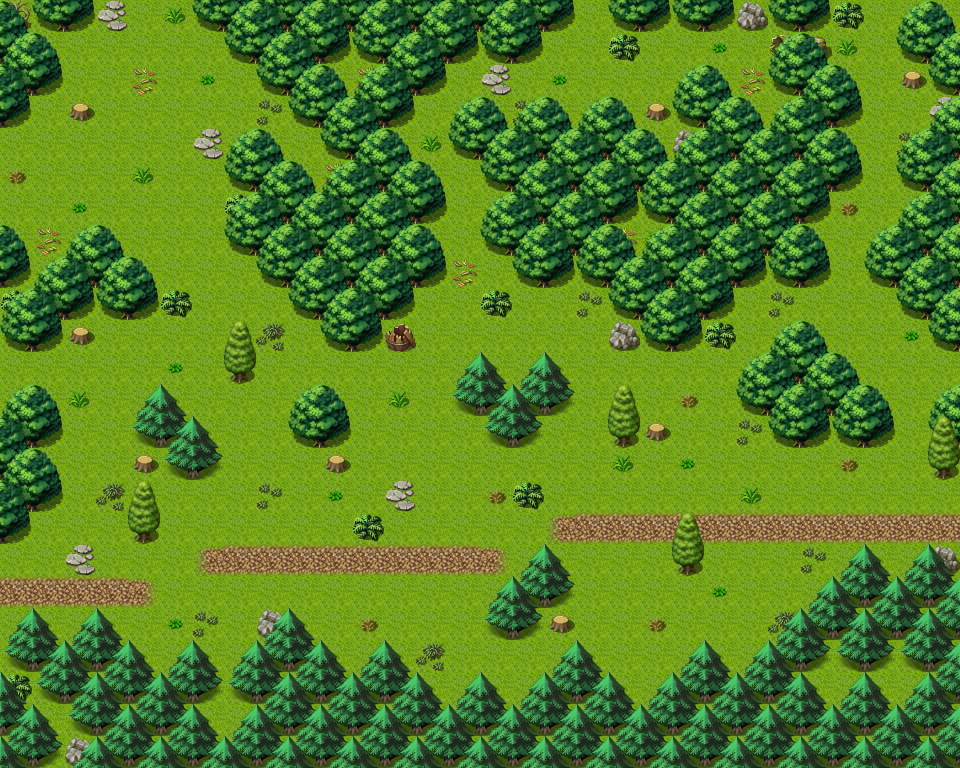

Rendered tile map (Tiled .tmx) drawn with the repository's tilesets; below, a short description and the map source with its tile grids summarised:
An orthogonal 30x24 tile map with 32x32 px tiles, 3 tile layers (Ground, Objects, Above), 1 hidden layer not drawn, 60 tilesets and 17 objects (9x mapchange, 7x spawn, script).

<map version="1.0" tiledversion="1.0.2" orientation="orthogonal" renderorder="right-down" width="30" height="24" tilewidth="32" tileheight="32" nextobjectid="18">
 <properties>
  <property name="outdoors" value="1" />
 </properties>
 <tileset firstgid="1" name="map_bed_1" tilewidth="32" tileheight="32" tilecount="128" columns="16">
  <image source="../drawable/map_bed_1.png" width="512" height="256" />
 </tileset>
 <tileset firstgid="129" name="map_border_1" tilewidth="32" tileheight="32" tilecount="128" columns="16">
  <image source="../drawable/map_border_1.png" width="512" height="256" />
 </tileset>
 <tileset firstgid="257" name="map_bridge_1" tilewidth="32" tileheight="32" tilecount="128" columns="16">
  <image source="../drawable/map_bridge_1.png" width="512" height="256" />
 </tileset>
 <tileset firstgid="385" name="map_bridge_2" tilewidth="32" tileheight="32" tilecount="128" columns="16">
  <image source="../drawable/map_bridge_2.png" width="512" height="256" />
 </tileset>
 <tileset firstgid="513" name="map_broken_1" tilewidth="32" tileheight="32" tilecount="128" columns="16">
  <image source="../drawable/map_broken_1.png" width="512" height="256" />
 </tileset>
 <tileset firstgid="641" name="map_cavewall_1" tilewidth="32" tileheight="32" tilecount="108" columns="18">
  <image source="../drawable/map_cavewall_1.png" width="576" height="192" />
 </tileset>
 <tileset firstgid="749" name="map_cavewall_2" tilewidth="32" tileheight="32" tilecount="108" columns="18">
  <image source="../drawable/map_cavewall_2.png" width="576" height="192" />
 </tileset>
 <tileset firstgid="857" name="map_cavewall_3" tilewidth="32" tileheight="32" tilecount="108" columns="18">
  <image source="../drawable/map_cavewall_3.png" width="576" height="192" />
 </tileset>
 <tileset firstgid="965" name="map_cavewall_4" tilewidth="32" tileheight="32" tilecount="108" columns="18">
  <image source="../drawable/map_cavewall_4.png" width="576" height="192" />
 </tileset>
 <tileset firstgid="1073" name="map_chair_table_1" tilewidth="32" tileheight="32" tilecount="128" columns="16">
  <image source="../drawable/map_chair_table_1.png" width="512" height="256" />
 </tileset>
 <tileset firstgid="1201" name="map_chair_table_2" tilewidth="32" tileheight="32" tilecount="128" columns="16">
  <image source="../drawable/map_chair_table_2.png" width="512" height="256" />
 </tileset>
 <tileset firstgid="1329" name="map_crate_1" tilewidth="32" tileheight="32" tilecount="128" columns="16">
  <image source="../drawable/map_crate_1.png" width="512" height="256" />
 </tileset>
 <tileset firstgid="1457" name="map_cupboard_1" tilewidth="32" tileheight="32" tilecount="128" columns="16">
  <image source="../drawable/map_cupboard_1.png" width="512" height="256" />
 </tileset>
 <tileset firstgid="1585" name="map_curtain_1" tilewidth="32" tileheight="32" tilecount="128" columns="16">
  <image source="../drawable/map_curtain_1.png" width="512" height="256" />
 </tileset>
 <tileset firstgid="1713" name="map_entrance_1" tilewidth="32" tileheight="32" tilecount="128" columns="16">
  <image source="../drawable/map_entrance_1.png" width="512" height="256" />
 </tileset>
 <tileset firstgid="1841" name="map_entrance_2" tilewidth="32" tileheight="32" tilecount="128" columns="16">
  <image source="../drawable/map_entrance_2.png" width="512" height="256" />
 </tileset>
 <tileset firstgid="1969" name="map_fence_1" tilewidth="32" tileheight="32" tilecount="128" columns="16">
  <image source="../drawable/map_fence_1.png" width="512" height="256" />
 </tileset>
 <tileset firstgid="2097" name="map_fence_2" tilewidth="32" tileheight="32" tilecount="128" columns="16">
  <image source="../drawable/map_fence_2.png" width="512" height="256" />
 </tileset>
 <tileset firstgid="2225" name="map_fence_3" tilewidth="32" tileheight="32" tilecount="128" columns="16">
  <image source="../drawable/map_fence_3.png" width="512" height="256" />
 </tileset>
 <tileset firstgid="2353" name="map_fence_4" tilewidth="32" tileheight="32" tilecount="128" columns="16">
  <image source="../drawable/map_fence_4.png" width="512" height="256" />
 </tileset>
 <tileset firstgid="2481" name="map_ground_1" tilewidth="32" tileheight="32" tilecount="128" columns="16">
  <image source="../drawable/map_ground_1.png" width="512" height="256" />
 </tileset>
 <tileset firstgid="2609" name="map_ground_2" tilewidth="32" tileheight="32" tilecount="128" columns="16">
  <image source="../drawable/map_ground_2.png" width="512" height="256" />
 </tileset>
 <tileset firstgid="2737" name="map_ground_3" tilewidth="32" tileheight="32" tilecount="128" columns="16">
  <image source="../drawable/map_ground_3.png" width="512" height="256" />
 </tileset>
 <tileset firstgid="2865" name="map_ground_4" tilewidth="32" tileheight="32" tilecount="128" columns="16">
  <image source="../drawable/map_ground_4.png" width="512" height="256" />
 </tileset>
 <tileset firstgid="2993" name="map_ground_5" tilewidth="32" tileheight="32" tilecount="128" columns="16">
  <image source="../drawable/map_ground_5.png" width="512" height="256" />
 </tileset>
 <tileset firstgid="3121" name="map_ground_6" tilewidth="32" tileheight="32" tilecount="128" columns="16">
  <image source="../drawable/map_ground_6.png" width="512" height="256" />
 </tileset>
 <tileset firstgid="3249" name="map_ground_7" tilewidth="32" tileheight="32" tilecount="128" columns="16">
  <image source="../drawable/map_ground_7.png" width="512" height="256" />
 </tileset>
 <tileset firstgid="3377" name="map_ground_8" tilewidth="32" tileheight="32" tilecount="128" columns="16">
  <image source="../drawable/map_ground_8.png" width="512" height="256" />
 </tileset>
 <tileset firstgid="3505" name="map_house_1" tilewidth="32" tileheight="32" tilecount="128" columns="16">
  <image source="../drawable/map_house_1.png" width="512" height="256" />
 </tileset>
 <tileset firstgid="3633" name="map_house_2" tilewidth="32" tileheight="32" tilecount="128" columns="16">
  <image source="../drawable/map_house_2.png" width="512" height="256" />
 </tileset>
 <tileset firstgid="3761" name="map_indoor_1" tilewidth="32" tileheight="32" tilecount="128" columns="16">
  <image source="../drawable/map_indoor_1.png" width="512" height="256" />
 </tileset>
 <tileset firstgid="3889" name="map_indoor_2" tilewidth="32" tileheight="32" tilecount="128" columns="16">
  <image source="../drawable/map_indoor_2.png" width="512" height="256" />
 </tileset>
 <tileset firstgid="4017" name="map_kitchen_1" tilewidth="32" tileheight="32" tilecount="128" columns="16">
  <image source="../drawable/map_kitchen_1.png" width="512" height="256" />
 </tileset>
 <tileset firstgid="4145" name="map_outdoor_1" tilewidth="32" tileheight="32" tilecount="128" columns="16">
  <image source="../drawable/map_outdoor_1.png" width="512" height="256" />
 </tileset>
 <tileset firstgid="4273" name="map_pillar_1" tilewidth="32" tileheight="32" tilecount="128" columns="16">
  <image source="../drawable/map_pillar_1.png" width="512" height="256" />
 </tileset>
 <tileset firstgid="4401" name="map_pillar_2" tilewidth="32" tileheight="32" tilecount="128" columns="16">
  <image source="../drawable/map_pillar_2.png" width="512" height="256" />
 </tileset>
 <tileset firstgid="4529" name="map_plant_1" tilewidth="32" tileheight="32" tilecount="128" columns="16">
  <image source="../drawable/map_plant_1.png" width="512" height="256" />
 </tileset>
 <tileset firstgid="4657" name="map_plant_2" tilewidth="32" tileheight="32" tilecount="128" columns="16">
  <image source="../drawable/map_plant_2.png" width="512" height="256" />
 </tileset>
 <tileset firstgid="4785" name="map_rock_1" tilewidth="32" tileheight="32" tilecount="128" columns="16">
  <image source="../drawable/map_rock_1.png" width="512" height="256" />
 </tileset>
 <tileset firstgid="4913" name="map_rock_2" tilewidth="32" tileheight="32" tilecount="128" columns="16">
  <image source="../drawable/map_rock_2.png" width="512" height="256" />
 </tileset>
 <tileset firstgid="5041" name="map_roof_1" tilewidth="32" tileheight="32" tilecount="128" columns="16">
  <image source="../drawable/map_roof_1.png" width="512" height="256" />
 </tileset>
 <tileset firstgid="5169" name="map_roof_2" tilewidth="32" tileheight="32" tilecount="128" columns="16">
  <image source="../drawable/map_roof_2.png" width="512" height="256" />
 </tileset>
 <tileset firstgid="5297" name="map_roof_3" tilewidth="32" tileheight="32" tilecount="128" columns="16">
  <image source="../drawable/map_roof_3.png" width="512" height="256" />
 </tileset>
 <tileset firstgid="5425" name="map_shop_1" tilewidth="32" tileheight="32" tilecount="128" columns="16">
  <image source="../drawable/map_shop_1.png" width="512" height="256" />
 </tileset>
 <tileset firstgid="5553" name="map_sign_ladder_1" tilewidth="32" tileheight="32" tilecount="128" columns="16">
  <image source="../drawable/map_sign_ladder_1.png" width="512" height="256" />
 </tileset>
 <tileset firstgid="5681" name="map_table_1" tilewidth="32" tileheight="32" tilecount="128" columns="16">
  <image source="../drawable/map_table_1.png" width="512" height="256" />
 </tileset>
 <tileset firstgid="5809" name="map_trail_1" tilewidth="32" tileheight="32" tilecount="128" columns="16">
  <image source="../drawable/map_trail_1.png" width="512" height="256" />
 </tileset>
 <tileset firstgid="5937" name="map_transition_1" tilewidth="32" tileheight="32" tilecount="128" columns="16">
  <image source="../drawable/map_transition_1.png" width="512" height="256" />
 </tileset>
 <tileset firstgid="6065" name="map_transition_2" tilewidth="32" tileheight="32" tilecount="128" columns="16">
  <image source="../drawable/map_transition_2.png" width="512" height="256" />
 </tileset>
 <tileset firstgid="6193" name="map_transition_3" tilewidth="32" tileheight="32" tilecount="128" columns="16">
  <image source="../drawable/map_transition_3.png" width="512" height="256" />
 </tileset>
 <tileset firstgid="6321" name="map_transition_4" tilewidth="32" tileheight="32" tilecount="128" columns="16">
  <image source="../drawable/map_transition_4.png" width="512" height="256" />
 </tileset>
 <tileset firstgid="6449" name="map_transition_5" tilewidth="32" tileheight="32" tilecount="128" columns="16">
  <image source="../drawable/map_transition_5.png" width="512" height="256" />
 </tileset>
 <tileset firstgid="6577" name="map_tree_1" tilewidth="32" tileheight="32" tilecount="128" columns="16">
  <image source="../drawable/map_tree_1.png" width="512" height="256" />
 </tileset>
 <tileset firstgid="6705" name="map_tree_2" tilewidth="32" tileheight="32" tilecount="128" columns="16">
  <image source="../drawable/map_tree_2.png" width="512" height="256" />
 </tileset>
 <tileset firstgid="6833" name="map_wall_1" tilewidth="32" tileheight="32" tilecount="128" columns="16">
  <image source="../drawable/map_wall_1.png" width="512" height="256" />
 </tileset>
 <tileset firstgid="6961" name="map_wall_2" tilewidth="32" tileheight="32" tilecount="120" columns="15">
  <image source="../drawable/map_wall_2.png" width="480" height="256" />
 </tileset>
 <tileset firstgid="7081" name="map_wall_3" tilewidth="32" tileheight="32" tilecount="120" columns="15">
  <image source="../drawable/map_wall_3.png" width="480" height="256" />
 </tileset>
 <tileset firstgid="7201" name="map_wall_4" tilewidth="32" tileheight="32" tilecount="120" columns="15">
  <image source="../drawable/map_wall_4.png" width="480" height="256" />
 </tileset>
 <tileset firstgid="7321" name="map_window_1" tilewidth="32" tileheight="32" tilecount="128" columns="16">
  <image source="../drawable/map_window_1.png" width="512" height="256" />
 </tileset>
 <tileset firstgid="7449" name="map_window_2" tilewidth="32" tileheight="32" tilecount="128" columns="16">
  <image source="../drawable/map_window_2.png" width="512" height="256" />
 </tileset>
 <layer name="Ground" width="30" height="24">
  <data>[720 cells, 720 non-empty, 3 distinct tile ids]</data>
 </layer>
 <layer name="Objects" width="30" height="24">
  <data>[720 cells, 299 non-empty, 24 distinct tile ids]</data>
 </layer>
 <layer name="Above" width="30" height="24">
  <data>[720 cells, 111 non-empty, 5 distinct tile ids]</data>
 </layer>
 <layer name="Walkable" width="30" height="24" visible="0">
  <data>[720 cells, 325 non-empty, 1 distinct tile ids]</data>
 </layer>
 <objectgroup name="Mapevents" visible="0">
  <object id="1" name="west" type="mapchange" x="2" y="548" width="32" height="96">
   <properties>
    <property name="map" value="wild6" />
    <property name="place" value="east" />
   </properties>
  </object>
  <object id="2" name="east" type="mapchange" x="928" y="480" width="32" height="64">
   <properties>
    <property name="map" value="wild10" />
    <property name="place" value="west" />
   </properties>
  </object>
  <object id="3" name="north3" type="mapchange" x="864" y="0" width="64" height="32">
   <properties>
    <property name="map" value="fallhaven_sw" />
    <property name="place" value="south2" />
   </properties>
  </object>
  <object id="4" name="west2" type="mapchange" x="0" y="352" width="32" height="64">
   <properties>
    <property name="map" value="wild6" />
    <property name="place" value="east2" />
   </properties>
  </object>
  <object id="5" name="west3" type="mapchange" x="0" y="128" width="32" height="128">
   <properties>
    <property name="map" value="wild6" />
    <property name="place" value="east3" />
   </properties>
  </object>
  <object id="6" name="east2" type="mapchange" x="928" y="352" width="32" height="64">
   <properties>
    <property name="map" value="wild10" />
    <property name="place" value="west2" />
   </properties>
  </object>
  <object id="7" name="east3" type="mapchange" x="928" y="96" width="32" height="32">
   <properties>
    <property name="map" value="wild10" />
    <property name="place" value="west3" />
   </properties>
  </object>
  <object id="8" name="north2" type="mapchange" x="576" y="0" width="32" height="32">
   <properties>
    <property name="map" value="gapfiller2" />
    <property name="place" value="south2" />
   </properties>
  </object>
  <object id="9" name="north1" type="mapchange" x="96" y="0" width="96" height="32">
   <properties>
    <property name="map" value="gapfiller2" />
    <property name="place" value="south1" />
   </properties>
  </object>
  <object id="17" name="fct_bandit1" type="script" x="64" y="480" width="864" height="160" />
 </objectgroup>
 <objectgroup name="Spawn" visible="0">
  <object id="10" name="bandit1" type="spawn" x="64" y="512" width="832" height="96">
   <properties>
    <property name="spawngroup" value="bandit1" />
   </properties>
  </object>
  <object id="11" name="fallhaven_bandit" type="spawn" x="416" y="288" width="32" height="32">
   <properties>
    <property name="spawngroup" value="fallhaven_bandit" />
   </properties>
  </object>
  <object id="12" name="forestwasp2" type="spawn" x="160" y="352" width="736" height="352">
   <properties>
    <property name="quantity" value="3" />
    <property name="spawngroup" value="forestwasp2" />
   </properties>
  </object>
  <object id="13" name="forestwolf1" type="spawn" x="128" y="320" width="736" height="352">
   <properties>
    <property name="quantity" value="3" />
    <property name="spawngroup" value="forestwolf1" />
   </properties>
  </object>
  <object id="14" name="forestwolf1_1" type="spawn" x="416" y="64" width="352" height="224">
   <properties>
    <property name="quantity" value="2" />
    <property name="spawngroup" value="forestwolf1" />
   </properties>
  </object>
  <object id="15" name="forestant" type="spawn" x="800" y="64" width="96" height="224">
   <properties>
    <property name="spawngroup" value="forestant" />
   </properties>
  </object>
  <object id="16" name="forestwasp2_1" type="spawn" x="64" y="64" width="256" height="224">
   <properties>
    <property name="quantity" value="2" />
    <property name="spawngroup" value="forestwasp2" />
   </properties>
  </object>
 </objectgroup>
 <objectgroup name="Keys" visible="0" />
</map>
